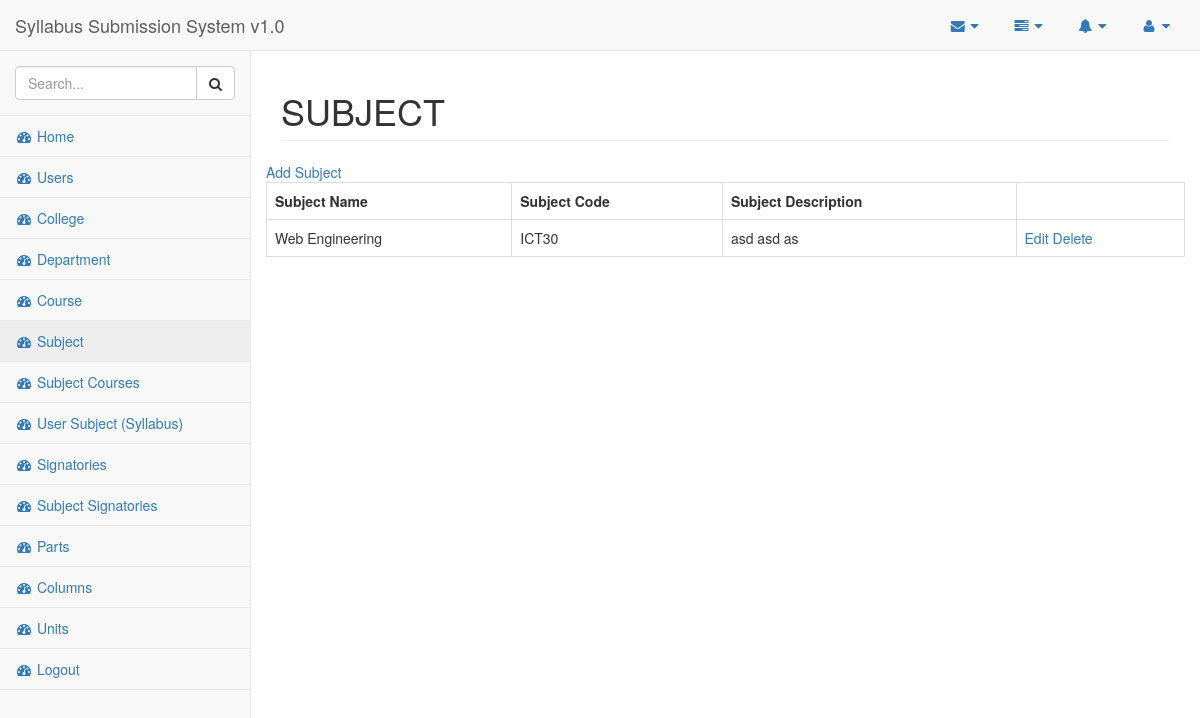
Page /?page=subject (signed in) on the committed database.
### tables this page shows
CREATE TABLE `subject` (
  `subject_id` bigint(20) NOT NULL,
  `subject_name` varchar(50) NOT NULL,
  `subject_code` varchar(50) NOT NULL,
  `subject_description` varchar(50) NOT NULL
);

### pages/subject.php (the view, shortened to what this page needs)
<?php
$subjects = $DB->query( "SELECT * FROM subject" );
?>
<link><a href="<?php echo SITE_URL ?>/?page=add-new-subject">Add Subject </a></button>
<table class="table table-bordered">
<tr>
<th>Subject Name</th>
<th>Subject Code</th>
<th>Subject Description</th>
<th></th>
</tr>
<?php if( $subjects->num_rows ) { ?>
<?php while( $subject = $subjects->fetch_object() ) { ?>
<tr>
<td><?php echo $subject->subject_name ?></td>
<td><?php echo $subject->subject_code ?></td>
<td><?php echo $subject->subject_description ?></td>
<td>
	<a href="<?php echo SITE_URL ?>/?page=edit_subject&subject_id=<?php echo $subject->subject_id ?>">Edit</a>
	<a href="<?php echo SITE_URL ?>/?action=delete_subject&subject_id=<?php echo $subject->subject_id ?>" onclick="return confirm('Are you sure you want to delete this subjects?');">Delete</a>
</td>
</tr>
<?php } ?>
<?php } else { ?>
<tr>
<td colspan="4">No current record.</td>
</tr>
<?php } ?>
</table>

### rows in the picture
subject: subject_name "Web Engineering", subject_code "ICT30", subject_description "asd asd as"
